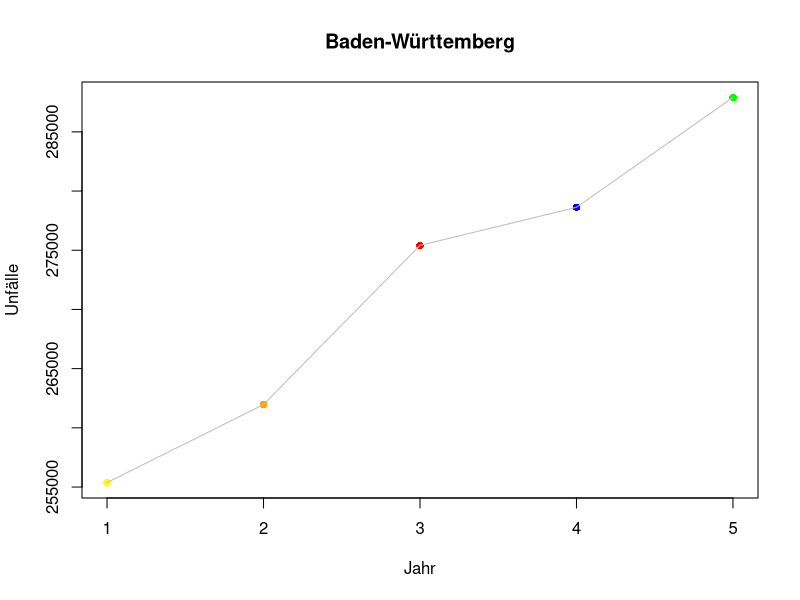
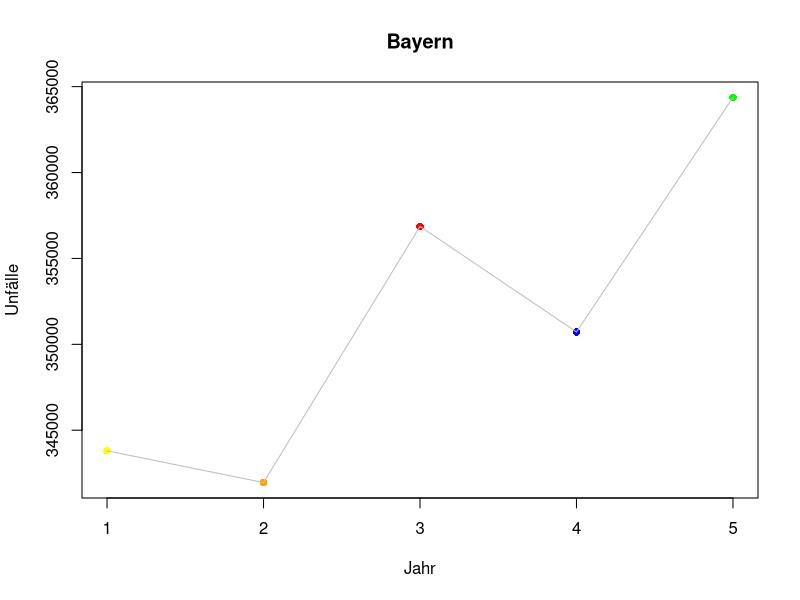
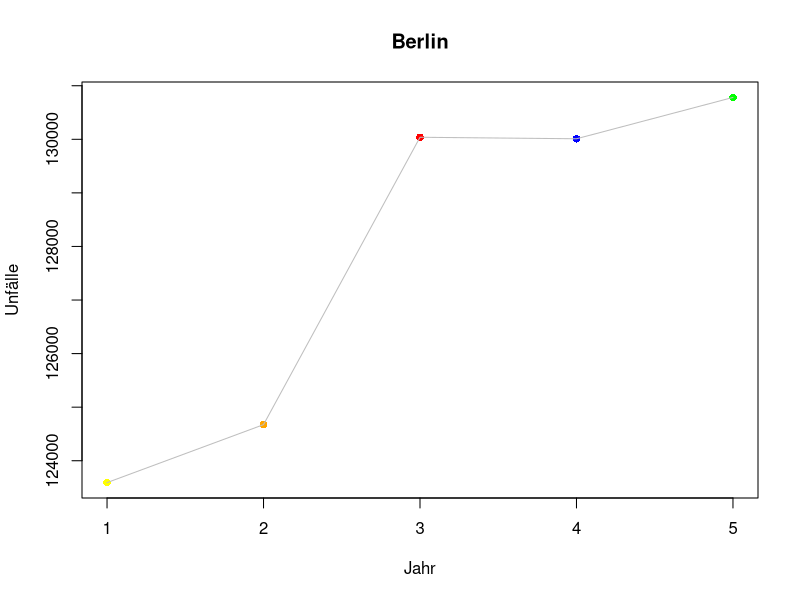
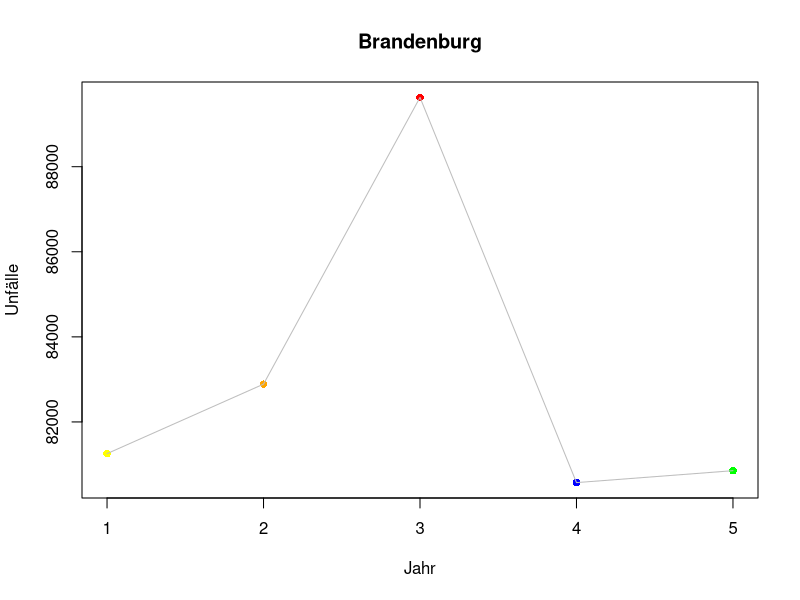
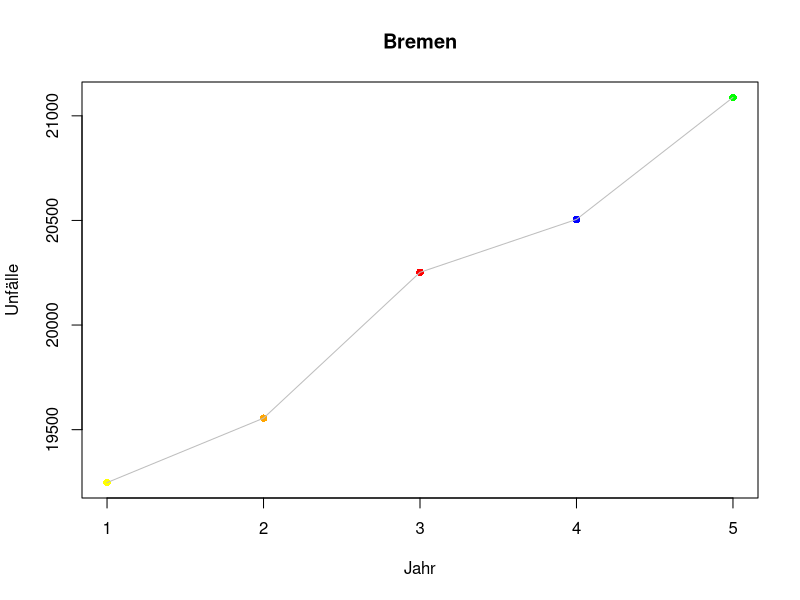
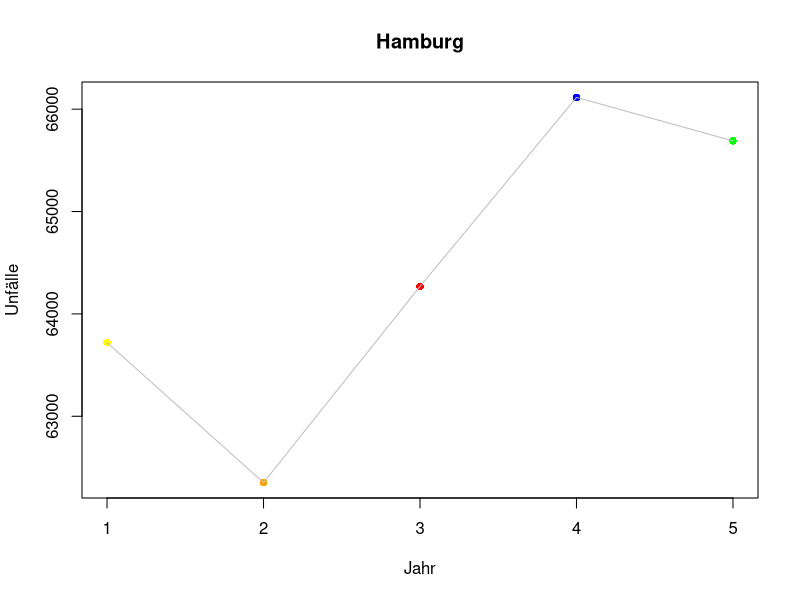
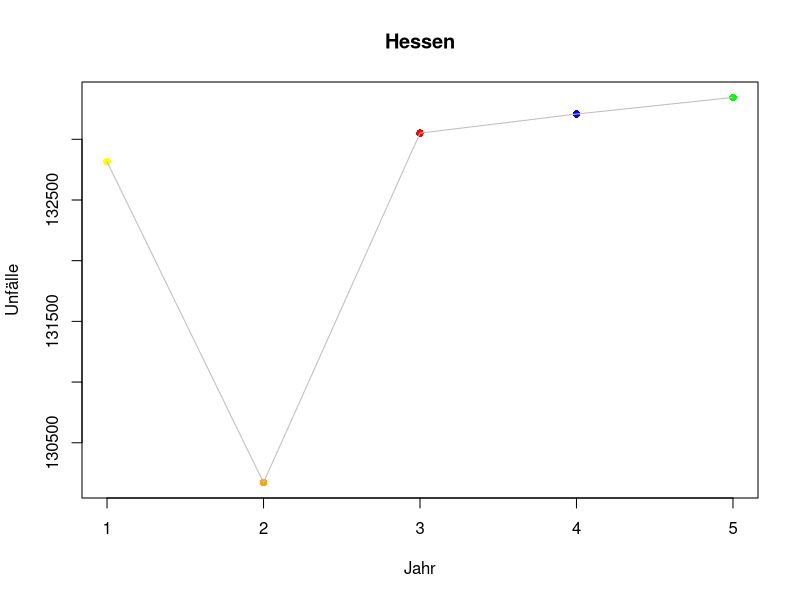
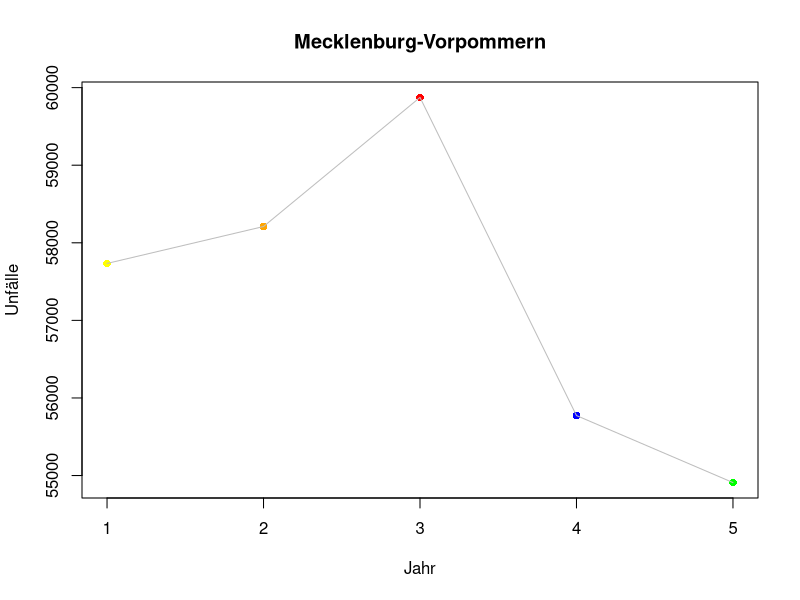

Write R code to recreate these figures, in order.
#Einlesen der Datei, System Linux Ubuntu 12.04
setwd("/home/vhx/Dokumente/R-Statistik/Projekt_S_V/WIN_HSHN_S_V/")
d<-read.csv2("unfalldaten.csv",encoding="utf-8")
d
colors = c("yellow", "orange", "red", "blue", "green")



# 1.Bundesland Baden Württenberg 
# Entwicklung von 2008 bis 2012 

BW<-subset(d,d$Bundesland =="Baden-Württemberg"  & d$Lage=="Insgesamt" & d$Unfälle =="Insgesamt" )
BW
RBW<-subset(d,d$Bundesland =="Baden-Württemberg" & d$Unfälle =="Sonst. Unfälle unter dem Einfluss berausch. Mittel"  &  d$Lage =="Insgesamt" )
RBW 
RBWJ<-c(RBW$X2008,RBW$X2009,RBW$X2010,RBW$X2011,RBW$X2012)
BWJahre<-c(BW$X2008,BW$X2009,BW$X2010,BW$X2011,BW$X2012)

chisq.test(BWJahre,RBWJ)

summary(BWJahre)

plot(BWJahre,col=colors,ylab="Unfälle",xlab="Jahr",pch=16,main="Baden-Württemberg",cex=1)
lines(BWJahre,col="grey")

# 2. Bundesland Bayern
# Entwicklung von 2008 bis 2012 
BY<-subset(d,d$Bundesland =="Bayern"  & d$Lage=="Insgesamt" & d$Unfälle =="Insgesamt")
BY


BYJahre<-c(BY$X2008,BY$X2009,BY$X2010,BY$X2011,BY$X2012)
summary(BYJahre)
plot(BYJahre,col=colors,ylab="Unfälle",xlab="Jahr",pch=16,main="Bayern")
lines(BYJahre,col="grey")

# 3.Bundesland Berlin
# Entwicklung von 2008 bis 2012 
BER<-subset(d,d$Bundesland =="Berlin" & d$Lage=="Insgesamt" & d$Unfälle =="Insgesamt")
BER

BERJahre<-c(BER$X2008,BER$X2009,BER$X2010,BER$X2011,BER$X2012)
summary(BERJahre)
plot(BERJahre,col=colors,ylab="Unfälle",xlab="Jahr",pch=16,main="Berlin")
lines(BERJahre,col="grey")

# 4. Bundesland Brandenburg
# Entwicklung von 2008 bis 2012

BRA<-subset(d,d$Bundesland =="Brandenburg" & d$Lage=="Insgesamt" & d$Unfälle =="Insgesamt")
BRA


BRAJahre<-c(BRA$X2008,BRA$X2009,BRA$X2010,BRA$X2011,BRA$X2012)
summary(BRAJahre)
plot(BRAJahre,col=colors,ylab="Unfälle",xlab="Jahr",pch=16,main="Brandenburg")
lines(BRAJahre,col="grey")

# 5. Bundesland Bremen
# Entwicklung von 2008 bis 2012

BREM<-subset(d,d$Bundesland =="Bremen" & d$Lage=="Insgesamt" & d$Unfälle =="Insgesamt")
BREM

BREMJahre<-c(BREM$X2008,BREM$X2009,BREM$X2010,BREM$X2011,BREM$X2012)
summary(BREMJahre)
plot(BREMJahre,col=colors,ylab="Unfälle",xlab="Jahr",pch=16,main="Bremen")
lines(BREMJahre,col="grey")

# 6. Bundesland Hamburg
# Entwicklung von 2008 bis 2012

HH<-subset(d,d$Bundesland =="Hamburg" & d$Lage=="Insgesamt" & d$Unfälle =="Insgesamt")
HH

HHJahre<-c(HH$X2008,HH$X2009,HH$X2010,HH$X2011,HH$X2012)
summary(HHJahre)
plot(HHJahre,col=colors,ylab="Unfälle",xlab="Jahr",pch=16,main="Hamburg")
lines(HHJahre,col="grey")

# 7. Bundesland Hessen
# Entwicklung von 2008 bis 2012

HE<-subset(d,d$Bundesland =="Hessen"  & d$Lage=="Insgesamt" & d$Unfälle =="Insgesamt")
HE

HEJahre<-c(HE$X2008,HE$X2009,HE$X2010,HE$X2011,HE$X2012)
summary(HEJahre)
plot(HEJahre,col=colors,ylab="Unfälle",xlab="Jahr",pch=16,main="Hessen")
lines(HEJahre,col="grey")

# 8. Bundesland Mecklenburg-Vorpommern
# Entwicklung von 2008 bis 2012

MV<-subset(d,d$Bundesland =="Mecklenburg-Vorpommern"  & d$Lage=="Insgesamt" & d$Unfälle =="Insgesamt")
MV

MVJahre<-c(MV$X2008,MV$X2009,MV$X2010,MV$X2011,MV$X2012)
summary(MVJahre)
plot(MVJahre,col=colors,ylab="Unfälle",xlab="Jahr",pch=16,main="Mecklenburg-Vorpommern")
lines(MVJahre,col="grey")

# 9. Bundesland Niedersachsen
# Entwicklung von 2008 bis 2012

NS<-subset(d,d$Bundesland =="Niedersachsen"  & d$Lage=="Insgesamt" & d$Unfälle =="Insgesamt")
NS

NSJahre<-c(NS$X2008,NS$X2009,NS$X2010,NS$X2011,NS$X2012)
summary(NSJahre)
plot(NSJahre,col=colors,ylab="Unfälle",xlab="Jahr",pch=16,main="Niedersachsen")
lines(NSJahre,col="grey")

# 10. Bundesland Nordrhein-Westfalen
# Entwicklung von 2008 bis 2012

NRW<-subset(d,d$Bundesland =="Nordrhein-Westfalen"  & d$Lage=="Insgesamt" & d$Unfälle =="Insgesamt")
NRW

NRWJahre<-c(NRW$X2008,NRW$X2009,NRW$X2010,NRW$X2011,NRW$X2012)
summary(NRWJahre)
plot(NRWJahre,col=colors,ylab="Unfälle",xlab="Jahr",pch=16,main="Nordrhein-Westfalen")
lines(NRWJahre,col="grey")

# 11. Rheinland-Pfalz
# Entwicklung von 2008 bis 2012

RP<-subset(d,d$Bundesland =="Rheinland-Pfalz"  & d$Lage=="Insgesamt" & d$Unfälle =="Insgesamt")
RP

RPJahre<-c(RP$X2008,RP$X2009,RP$X2010,RP$X2011,RP$X2012)
summary(RPJahre)
plot(RPJahre,col=colors,ylab="Unfälle",xlab="Jahr",pch=16,main="Rheinland-Pfalz")
lines(RPJahre,col="grey")


# 12. Bundesland Saarland
# Entwicklung von 2008 bis 2012

SA<-subset(d,d$Bundesland =="Saarland"  & d$Lage=="Insgesamt" & d$Unfälle =="Insgesamt")
SA

SAJahre<-c(SA$X2008,SA$X2009,SA$X2010,SA$X2011,SA$X2012)
summary(SAJahre)
plot(SAJahre,col=colors,ylab="Unfälle",xlab="Jahr",pch=16,main="Saarland")
lines(SAJahre,col="grey")

# 13. Bundesland Sachsen
# Entwicklung von 2008 bis 2012

SAC<-subset(d,d$Bundesland =="Sachsen"  & d$Lage=="Insgesamt" & d$Unfälle =="Insgesamt")
SAC

SACJahre<-c(SAC$X2008,SAC$X2009,SAC$X2010,SAC$X2011,SAC$X2012)
summary(SACJahre)
plot(SACJahre,col=colors,ylab="Unfälle",xlab="Jahr",pch=16,main="Sachsen")
lines(SACJahre,col="grey")

# 14. Bundesland Sachsen-Anhalt
# Entwicklung von 2008 bis 2012

SAA<-subset(d,d$Bundesland =="Sachsen-Anhalt"  & d$Lage=="Insgesamt" & d$Unfälle =="Insgesamt")
SAA

SAAJahre<-c(SAA$X2008,SAA$X2009,SAA$X2010,SAA$X2011,SAA$X2012)
summary(SAAJahre)
plot(SAAJahre,col=colors,ylab="Unfälle",xlab="Jahr",pch=16,main="Sachsen-Anhalt")
lines(SAAJahre,col="grey")

# 15. Bundesland Schleswig-Holstein
# Entwicklung von 2008 bis 2012

SH<-subset(d,d$Bundesland =="Schleswig-Holstein"  & d$Lage=="Insgesamt" & d$Unfälle =="Insgesamt")
SH

SHJahre<-c(SH$X2008,SH$X2009,SH$X2010,SH$X2011,SH$X2012)
summary(SHJahre)
plot(SHJahre,col=colors,ylab="Unfälle",xlab="Jahr",pch=16,main="Schleswig-Holstein")
lines(SHJahre,col="grey")



# 16 Bundesland Thüringen
# Entwicklung von 2008 bis 2012

TH<-subset(d,d$Bundesland =="Thüringen" & d$Lage=="Insgesamt" & d$Unfälle =="Insgesamt")
TH

THJahre<-c(TH$X2008,TH$X2009,TH$X2010,TH$X2011,TH$X2012)
summary(THJahre)
plot(THJahre,col=colors,ylab="Unfälle",xlab="Jahr",pch=16,main="Thüringen")
lines(THJahre,col="grey")

#Ganz Deutschland
DE<-THJahre+SHJahre+SAAJahre+SACJahre+BWJahre+BYJahre+BERJahre+BRAJahre+BREMJahre+HHJahre+HEJahre+MVJahre+NSJahre+NRWJahre+RPJahre+SAJahre
DE

plot(DE,col=colors)
lines(DE,col="grey")
